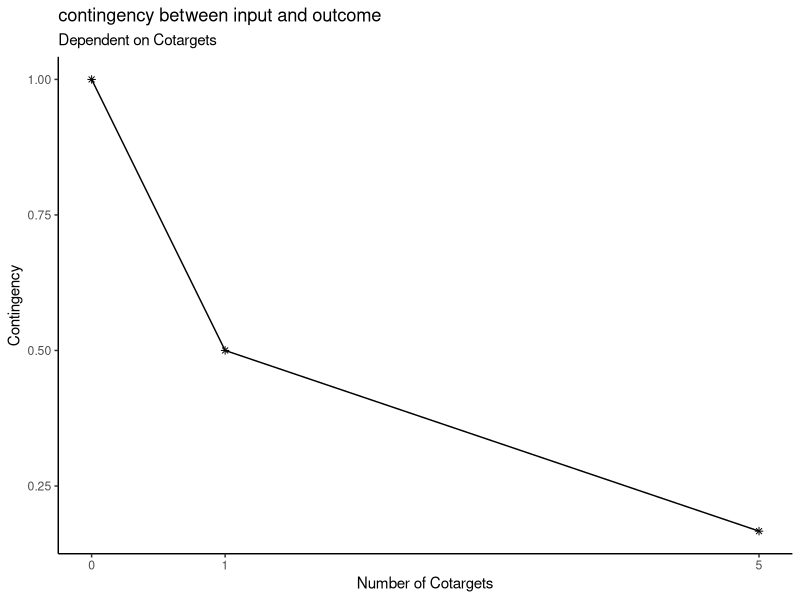
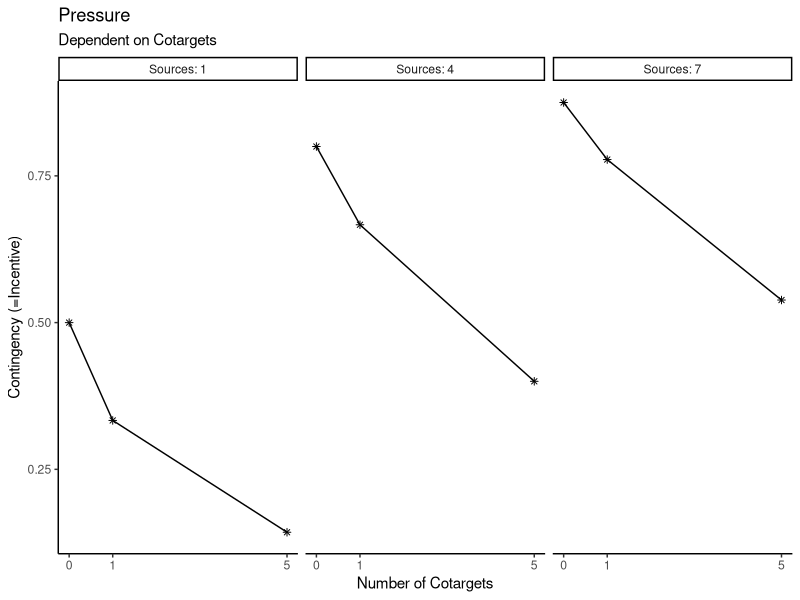
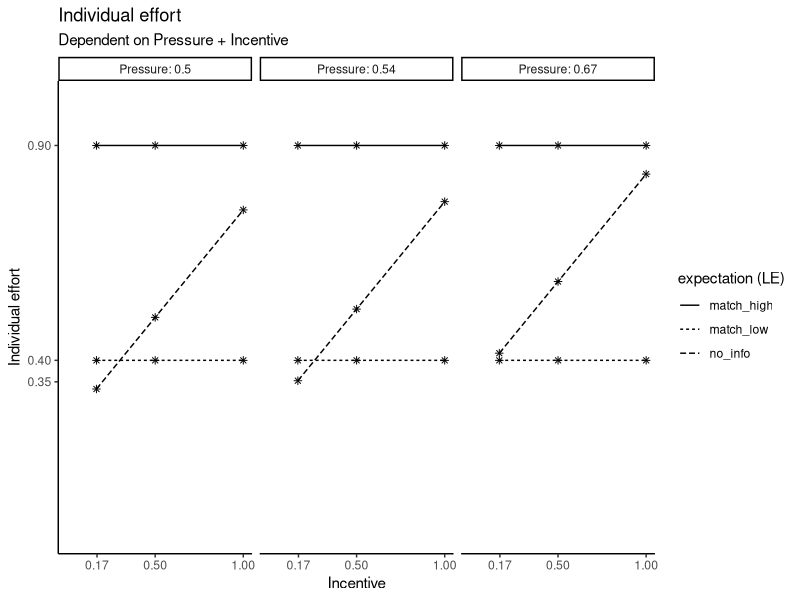
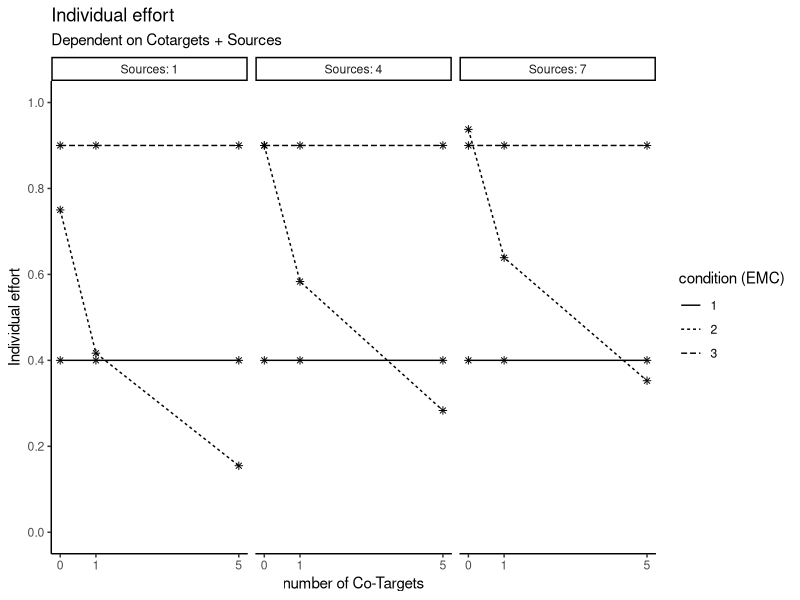
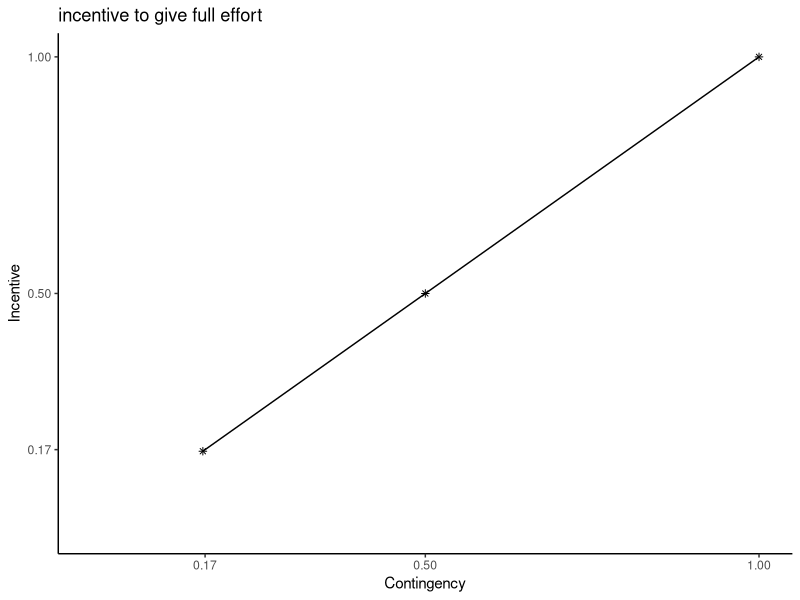
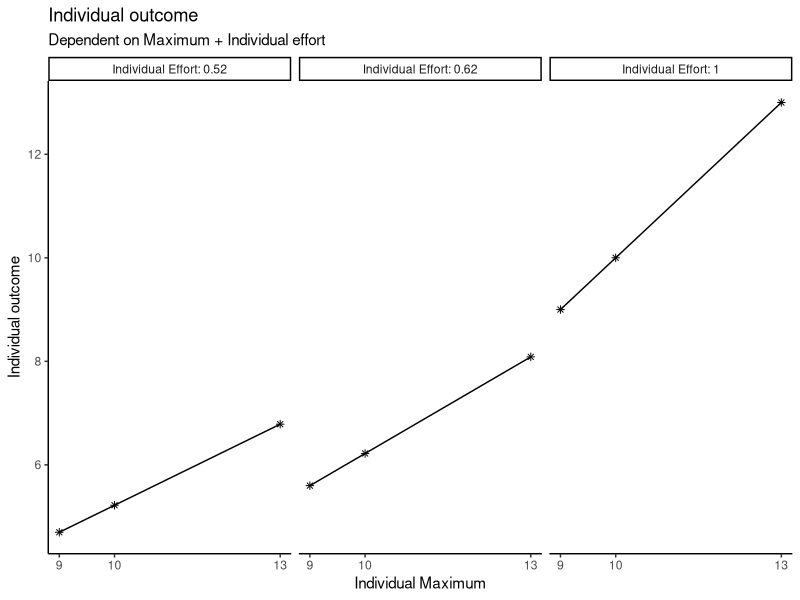

Here is the R script that generated these plots, in order:
###Creating of the base functions to compute the outcome of the simulation later on

# load the necessary libraries (these command are executed in the Quarto Script too, but they remain in this section for better traceability)
library(ggplot2)
library(dplyr)
library(multcomp)

#' p1 Compute the contingency between input and outcome
#' 
#' @param CT number of people who are also viewed as targets of social pressure. Ranges from 0 to infinite (discrete)
#' 
#' @return (CON) contingency between input and outcome. Ranges from 0 to 1 (continuous)

get_CON <- function(CT) {
  n <- CT + 1
  CON <- 1/n
  return(CON)
}

# (example) check vectorized form:
CT <- c(0, 1, 5)
CON <- get_CON(CT)
CON

# (example) create data for CT 
plot_data_CON <- expand.grid(
  CT = c(0, 1, 5)
)

# (example) compute CON from the CT data
plot_data_CON$CON <- get_CON(
  CT = plot_data_CON$CT
)

# (example) plot a visual graph for the p1-function
plot_p1 <- ggplot(plot_data_CON, aes(x = CT, y = CON)) +
  geom_point(shape = 8) +
  labs(title = "contingency between input and outcome", 
       subtitle = "Dependent on Cotargets", 
       y = "Contingency", 
       x = "Number of Cotargets") +
  scale_x_continuous(limits = c(0, 5), breaks = c(0, 1, 5)) +
  theme_classic() +
  geom_line()



#' p2 compute the social pressure on each given target member of the group
#' 
#' @param CT number of people who are also viewed as targets of social impact. Ranges from 0 to infinite (discrete)
#' @param S number of people viewed as source of social pressure. Ranges from 0 to infinite (discrete)
#' 
#' @return (P) social pressure. Ranges from 0 to 1 (continuous)

get_P <- function (CT, S) {
  P <- S/(S+CT+1)
  return(P)
}

# (example) check vectorized form:
CT <- c(0, 1, 5)
S <- c(1, 4, 7)
P <- get_P(CT, S)
P

# (example) create data for CT and S 
plot_data_P <- expand.grid(
  CT = c(0, 1, 5),
  S = c(1, 4, 7)
)

# (example) compute pressure from CT and S
plot_data_P$P <- get_P(
  CT = plot_data_P$CT,
  S = plot_data_P$S
)

# (example) create an extra column for the plotting
plot_data_P$S_label <- paste("Sources:", plot_data_P$S)

# (example) plot a visual graph for the p2-function
plot_p2 <-ggplot(plot_data_P, aes(x = CT, y = P)) +
  geom_point(shape = 8) +
  facet_wrap(~plot_data_P$S_label) +
  labs(title = "Pressure", subtitle = "Dependent on Cotargets", y = "Contingency (=Incentive)", x = "Number of Cotargets") +
  scale_x_continuous(limits = c(0, 5), breaks = c(0, 1, 5)) +
  theme_classic() +
  geom_line()



#' t1 compute the incentive to give full effort
#' 
#' @param CON number of people who are also viewed as targets of social impact. Ranges from 0 to infinite (discrete)
#' 
#' @return (INC) incentive to give full effort. Ranges from 0 to 1 (continuous)

# define the social loafing replication condition

get_INC <- function(CON) {
  INC = CON
  return(INC)
}

# (example) check vectorized form:
INC <- get_INC(CON)
INC

# (example) create data for CT 
plot_data_INC <- expand.grid(
  CON = CON
)

# (example) compute the incentive from CT 
plot_data_INC$INC <- get_INC(
  CON = plot_data_INC$CON
)
# (example) plot a visual graph for the t1-function
plot_t1 <- ggplot(plot_data_INC, aes(x = CON, y = INC)) +
  geom_point(shape = 8) +
  labs(title = "incentive to give full effort", y = "Incentive", x = "Contingency") +
  scale_x_continuous(limits = c(0, 1), breaks = c(round(CON, digits = 2))) +
  scale_y_continuous(limits = c(0, 1), breaks = c(round(INC, digits = 2))) +
  theme_classic() +
  geom_line()


#' t3 transform the EMC condition into loafing expectation
#' 
#' @param EMC Effort condition. ordinal variable with the values "1", "2" or "3"
#' 
#' @return (LE) loafing expectation. ordinal variable with possible values as followed: 
#' "match_low", "no_info", "match_high"

get_LE <- function(EMC) {
  LE <- case_match(EMC,
                    1 ~ "match_low",
                    2 ~ "no_info",
                    3 ~ "match_high"
  )
  return(LE)
}

# (example) check vectorized form:
EMC <- c(1, 2, 3)
LE <- get_LE(EMC)
LE

# no example plot is computed, cause there's nothing to show - with the execution of LE we can see the 
# function is working with vectors 


#' p3 compute the individual effort 
#' 
#' @param INC incentive to give full effort. Ranges from 0 to 1 (continuous)
#' @param P social pressure. Ranges from 0 to 1 (continuous)
#' @param LE loafing expectation. ordinal variable with possible values as followed: 
#' "match_low", "no_info", "match_high"
#' 
#' @return (IE) individual effort. Ranges from 0 to 1 (continuous)

get_IE <- function(INC, P, LE) {
  # the Social Loafing baseline (Latané)
  # whilst CT increases, the output decreases
  loafing_effort <- 0.5 * INC + 0.5 * P
  
  # the effort matching logic
  # we're defining fix values which represent the expectation for the "alone"-
  # condition of other subjects (independent of the current group size)
  final_IE <- case_when(
    # condition: co-Target is not loafing in its "alone"-condition
    LE == "match_high" ~ 0.9, 
    
    # condition: Co-Target is loafing in its "alone"-condition
    LE == "match_low"  ~ 0.4, 
    
    # this is the social loafing replication condition SLR which results in the core mechanism 
    LE == "no_info"    ~ loafing_effort,
    
    TRUE                ~ loafing_effort
  )
  
  return(final_IE)
}

# (example) check vectorized form:
LE <- c("match_high", "match_low", "no_info")
IE <- get_IE(INC, P, LE)
IE


# (example) create data for INC, P and LE
plot_data_IE <- expand.grid(
  INC = INC,
  P = P,
  LE = c("match_high", "match_low", "no_info")
)

# (example) compute the individual effort from INC, P and LE
plot_data_IE$IE <- get_IE(
  INC = plot_data_IE$INC,
  P = plot_data_IE$P, 
  LE = plot_data_IE$LE
)

# (example) create an extra column for the plotting
plot_data_IE$P_label <- paste("Pressure:", round(plot_data_IE$P, digits = 2))

# (example) plot a visual graph for the p3-function
plot_p3 <- ggplot(plot_data_IE, aes(x = INC, y = IE, linetype = LE, group = LE)) +
  geom_point(shape = 8) +
  facet_wrap(~P_label) +
  labs(title = "Individual effort", 
       subtitle = "Dependent on Pressure + Incentive", 
       y = "Individual effort", 
       x = "Incentive", 
       linetype = "expectation (LE)") +
  scale_x_continuous(limits = c(0, 1), breaks = c(round(INC, digits = 2))) +
  scale_y_continuous(limits = c(0, 1), breaks = c(round(IE, digits = 2))) +
  theme_classic() +
  geom_line()



#' Superfunction - compute the individual effort with some noise (through all the previous functions)
#' 
#' @param CT number of people who are also viewed as targets of social pressure. Ranges from 0 to infinite (discrete)
#' @param S number of people viewed as source of social pressure. Ranges from 0 to infinite 
#' @param EMC Effort condition. ordinal variable with the values "1", "2" or "3"
#' 
#' @return (IE) individual effort. Ranges from 0 to 1 (continuous)

#set a seed to get the same results every time you run the Quarto script 
set.seed(324)

get_super_IE <- function(CT, S, EMC) {
  LE <- get_LE(EMC)
  CON <- get_CON(CT) 
  P <- get_P(CT, S)
  INC <- get_INC(CON)
  IE <- get_IE(INC, P, LE)
  
  IE <- IE + rnorm(length(IE), mean = 0, sd = 0.2)
  IE[IE > 1] <- 1
  IE[IE < 0] <- 0
  return(IE)
}

get_super_IE_withoutnoise <- function(CT, S, EMC) {
  LE <- get_LE(EMC)
  CON <- get_CON(CT) 
  P <- get_P(CT, S)
  INC <- get_INC(CON)
  IE <- get_IE(INC, P, LE)

  IE[IE > 1] <- 1
  IE[IE < 0] <- 0
  return(IE)
}

# (example) check vectorized form
IE <- get_super_IE(CT, S, EMC)
IE

# (example) create data for INC, P and LE (all variables were defined earlier in the code)
plot_data_super_IE <- expand.grid(
  CT = CT,
  S = S,
  EMC = EMC
)

# (example) compute the individual effort from CT, S and EMC. Important to use the function without noise for 
#           demonstrating the behavior of the Psy-Box in the report. The simulation uses the function with 
#           noise
plot_data_super_IE$IE <- get_super_IE_withoutnoise(
  CT = plot_data_super_IE$CT,
  S = plot_data_super_IE$S, 
  EMC = plot_data_super_IE$EMC
)

# (example) create an extra column for the plotting
plot_data_super_IE$S_label <- paste("Sources:", plot_data_super_IE$S)

# (example) plot a visual graph for the p3-function
plot_super <- ggplot(plot_data_super_IE, aes(x = CT, y = IE, linetype = as.factor(EMC), group = EMC)) +
  geom_point(shape = 8) +
  facet_wrap(~S_label) +
  labs(title = "Individual effort", 
       subtitle = "Dependent on Cotargets + Sources", 
       y = "Individual effort", 
       x = "number of Co-Targets", 
       linetype = "condition (EMC)") +
  scale_x_continuous(limits = c(0, 5), breaks = c(0, 1, 5)) +
  scale_y_continuous(limits = c(0, 1), breaks = seq(0, 1, 0.2)) +
  theme_classic() +
  geom_line()


#' t2-function (manifest) - compute the individual outcome
#' 
#' @param MC maximum capacity to scream. Ranges from 0 to 15 (continuous)
#' @param IE individual effort Ranges from 0 to 1 (continuous)
#' 
#' @return (IO) individual output. Ranges from 0 to inf. (continuous)

get_IO <- function(MC, IE) {
  IO <- MC * IE   
  return (IO)
}

# (example) check vectorized form:
MC <- c(9, 10, 13)
IO <- get_IO(MC, IE)
IO

# (example) create data for MC and IE
plot_data_IO <- expand.grid(
  MC = c(9, 10, 13),
  IE = IE
)

# (example) compute the individual effort from MC and IE
plot_data_IO$IO <- get_IO(
  MC = plot_data_IO$MC,
  IE = plot_data_IO$IE
)

# (example) create an extra column for the plotting
plot_data_IO$IE_label <- paste("Individual Effort:", round(plot_data_IO$IE, digits = 2))

# (example) plot a visual graph for the t2-function
plot_t2 <- ggplot(plot_data_IO, aes(x = MC, y = IO)) +
  geom_point(shape = 8) +
  facet_wrap(~plot_data_IO$IE_label) +
  labs(title = "Individual outcome", subtitle = "Dependent on Maximum + Individual effort", y = "Individual outcome", x = "Individual Maximum") +
  scale_x_continuous(limits = c(min(MC), max(MC)), breaks = c(round(MC, digits = 2))) +
  scale_y_continuous(limits = c(min(plot_data_IO$IO), max(plot_data_IO$IO)), breaks = pretty(plot_data_IO$IO)) +
  theme_classic() +
  geom_line()


#' Superfunction - compute the individual outcome  (using all the previous functions)
#' 
#' @param CT number of people who are also viewed as targets of social pressure. Ranges from 0 to infinite (discrete)
#' @param S number of people viewed as source of social pressure. Ranges from 0 to infinite (discrete)
#' @param MC maximum capacity to scream. Ranges from 0 to 15 (continuous)
#' 
#' @return (IO) individual output. Ranges from 0 to inf (continuous)

get_super_IO <- function(CT, S, MC, EMC){
  IO <- get_super_IE(CT, S, EMC) * MC 
  return (IO)
}

# note: we don't need plots for this superfunctions, cause it is shown in the "Evaluation" section later on.
# note2: this applies for a check of vectorized forms too... we did that earlier in checking the isolated functions.

# the final simulation for this model can be seen in 02_simulation.R 
